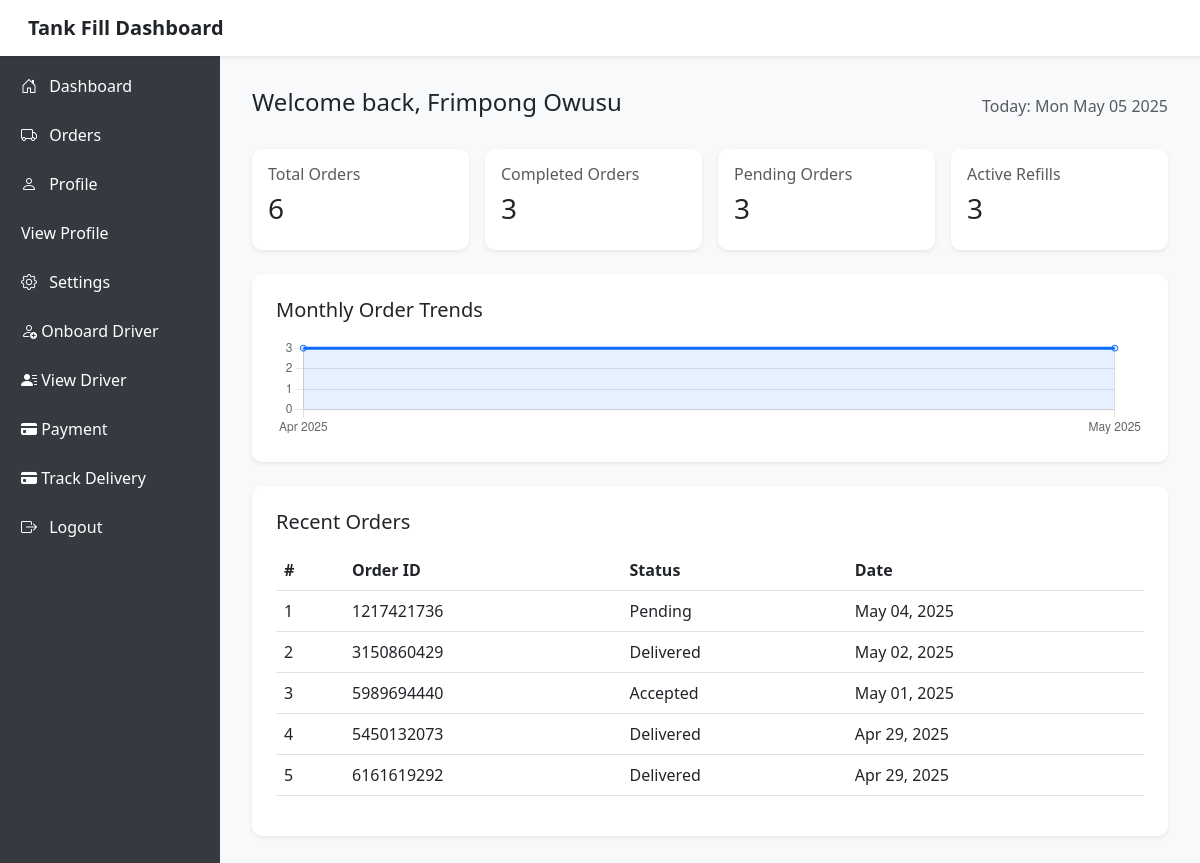
Before: /vendor_dashboard/ (signed in) with the older database file.
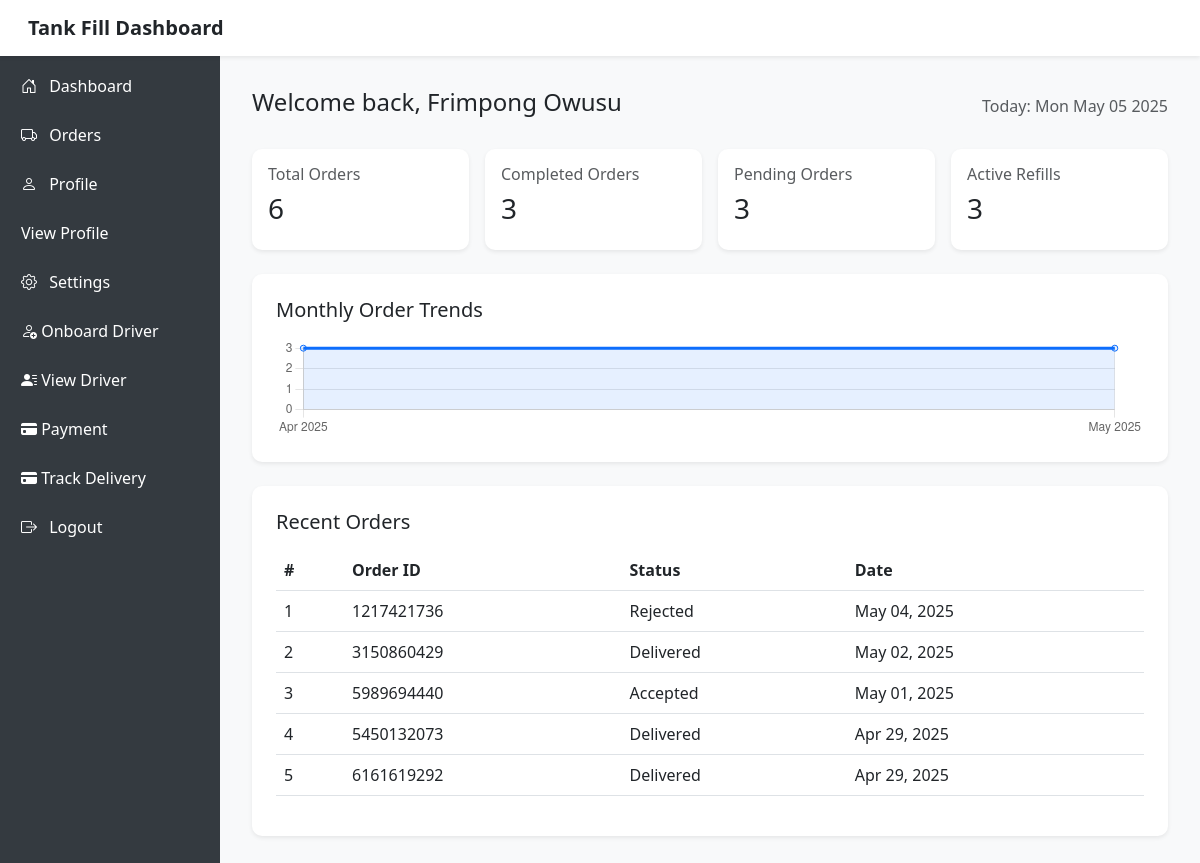
After: the same page with the newer database file.
### authentication/models.py (models this page shows, shortened)
class Order(models.Model):
    order_id = UniqueIDField(primary_key=True, editable=False, unique=True)
    customer = models.ForeignKey(User, on_delete=models.CASCADE, related_name="orders", limit_choices_to={'is_customer': True})
    vendor = models.ForeignKey(Vendor, on_delete=models.CASCADE, related_name="orders")
    order_date = models.DateTimeField(auto_now_add=True)
    payment_method = models.CharField(max_length=100, choices=PAYMENT_METHODS)
    litres = models.CharField(max_length=100, null=True)
    tank_type = models.CharField(max_length=200, choices=TANK_CHOICES)
    status = models.CharField(
        max_length=20, choices=DELIVERY_STATUS, default='Pending'
    )
    is_complete = models.BooleanField(default=False)
    delivery_location = models.CharField(max_length=200, null=True, blank=True)

### authentication/views.py (the view)
# urls.py: path('vendor_dashboard/', VendorDashboard.as_view(), name='vendor_dashboard'),
@method_decorator((login_required, vendor_required), name='dispatch')
class VendorDashboard(View):
    template_name = 'vendor/vendor_dashboard.html'
    def get(self, request, *args, **kwargs):
        vendor = request.user.vendor_profile
        orders = Order.objects.filter(vendor=vendor).order_by('-order_date')
        completed_orders = orders.filter(is_complete=True)
        pending_orders = orders.filter(is_complete=False)
        active_refills = orders.filter(status='Delivered')
        monthly_orders = (
            orders.annotate(month=TruncMonth('order_date'))
                  .values('month')
                  .annotate(count=Count('order_id'))
                  .order_by('month')
        )
        monthly_data = {
            item['month'].strftime('%b %Y'): item['count']
            for item in monthly_orders
        }
        context = {
            'orders': orders[:5],  # recent 5 orders
            'completed_orders_count': completed_orders.count(),
            'pending_orders_count': pending_orders.count(),
            'active_refills_count': active_refills.count(),
            'monthly_data_json': json.dumps(monthly_data),
        }
        return render(request, self.template_name, context)

### authentication/models.py (called while the page is built)
    def get_full_name(self):
        return f"{self.full_name}"

### templates/vendor/vendor_dashboard.html (shortened to what the changed rows need)
<!DOCTYPE html>
<html lang="en">
<head>
  <link href="https://cdn.jsdelivr.net/npm/bootstrap@5.3.0/dist/css/bootstrap.min.css" rel="stylesheet"/>
  <link rel="stylesheet" href="https://cdn.jsdelivr.net/npm/bootstrap-icons@1.10.5/font/bootstrap-icons.css">
</head>
<body>
<div class="main-content">
  <div class="d-flex justify-content-between align-items-center mb-4 fade-up">
    <h2 class="h4">Welcome back, {{ request.user.get_full_name }}</h2>
  </div>
  <div class="card shadow-sm p-4 fade-up">
    <table class="table table-hover">
      <thead>
        <tr>
          <th>#</th>
          <th>Order ID</th>
          <th>Status</th>
          <th>Date</th>
        </tr>
      </thead>
      <tbody>
        {% for order in orders %}
        <tr>
          <td>{{ forloop.counter }}</td>
          <td>{{ order.order_id }}</td>
          <td>{{ order.status }}</td>
          <td>{{ order.order_date|date:"M d, Y" }}</td>
        </tr>
        {% empty %}
        <tr><td colspan="4">No recent orders found.</td></tr>
        {% endfor %}
      </tbody>
    </table>
  </div>
</div>
<script>
  // Chart rendering
  const ctx = document.getElementById('orderChart').getContext('2d');
  const monthlyData = {{ monthly_data_json|safe }};
  const chart = new Chart(ctx, {
    type: 'line',
    data: {
      labels: Object.keys(monthlyData),
      datasets: [{
        label: 'Orders',
        data: Object.values(monthlyData),
        borderColor: '#0d6efd',
        backgroundColor: 'rgba(13, 110, 253, 0.1)',
        fill: true,
        tension: 0.3
      }]
    },
    options: {
      responsive: true,
      plugins: {
        legend: { display: false }
      },
      scales: {
        y: { beginAtZero: true }
      }
    }
  });
  // Count-up animation for stats
  function animateCount(el, target) {
    let count = 0;
    const speed = 20;
    const increment = target / 50;
    const updateCount = () => {
      count += increment;
      if (count < target) {
        el.innerText = Math.floor(count);
        requestAnimationFrame(updateCount);
      } else {
        el.innerText = target;
      }
    };
    updateCount();
  }
  // Fade-up animation and stat counters on load
  document.addEventListener("DOMContentLoaded", () => {
    document.querySelectorAll(".fade-up").forEach((el, i) => {
      setTimeout(() => el.classList.add("show"), i * 150);
    });
    document.querySelectorAll("[data-count]").forEach(el => {
      const target = parseInt(el.getAttribute("data-count"));
      if (!isNaN(target)) animateCount(el, target);
    });
    // Display current date
    document.getElementById("date").textContent = new Date().toDateString();
  });
</script>
</body>
</html>

Changed rows visible on the page:
changed Order id 1217421736: status "Pending" → "Rejected"
